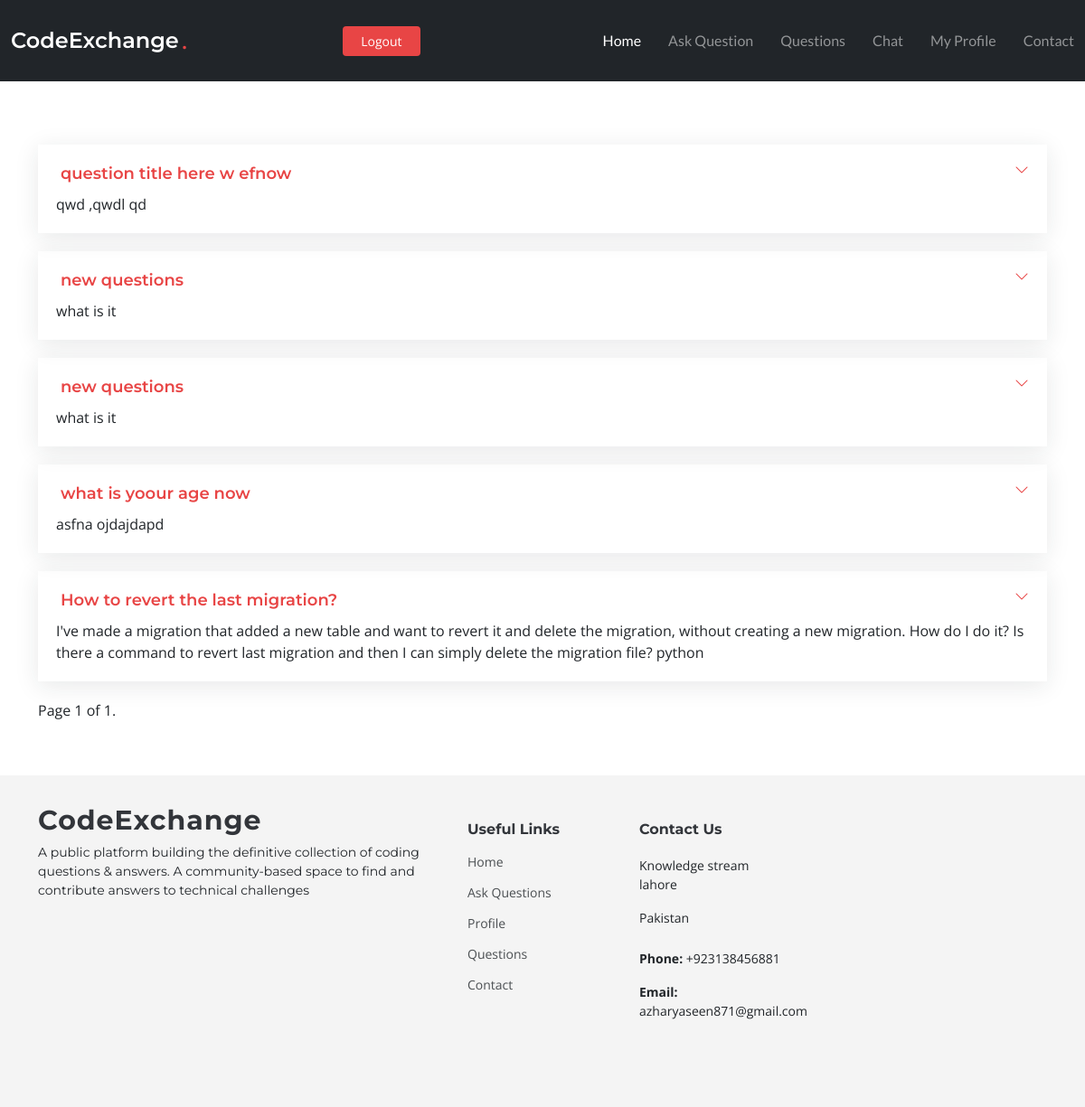
The page /questions/ (signed in) on the database as committed earlier.
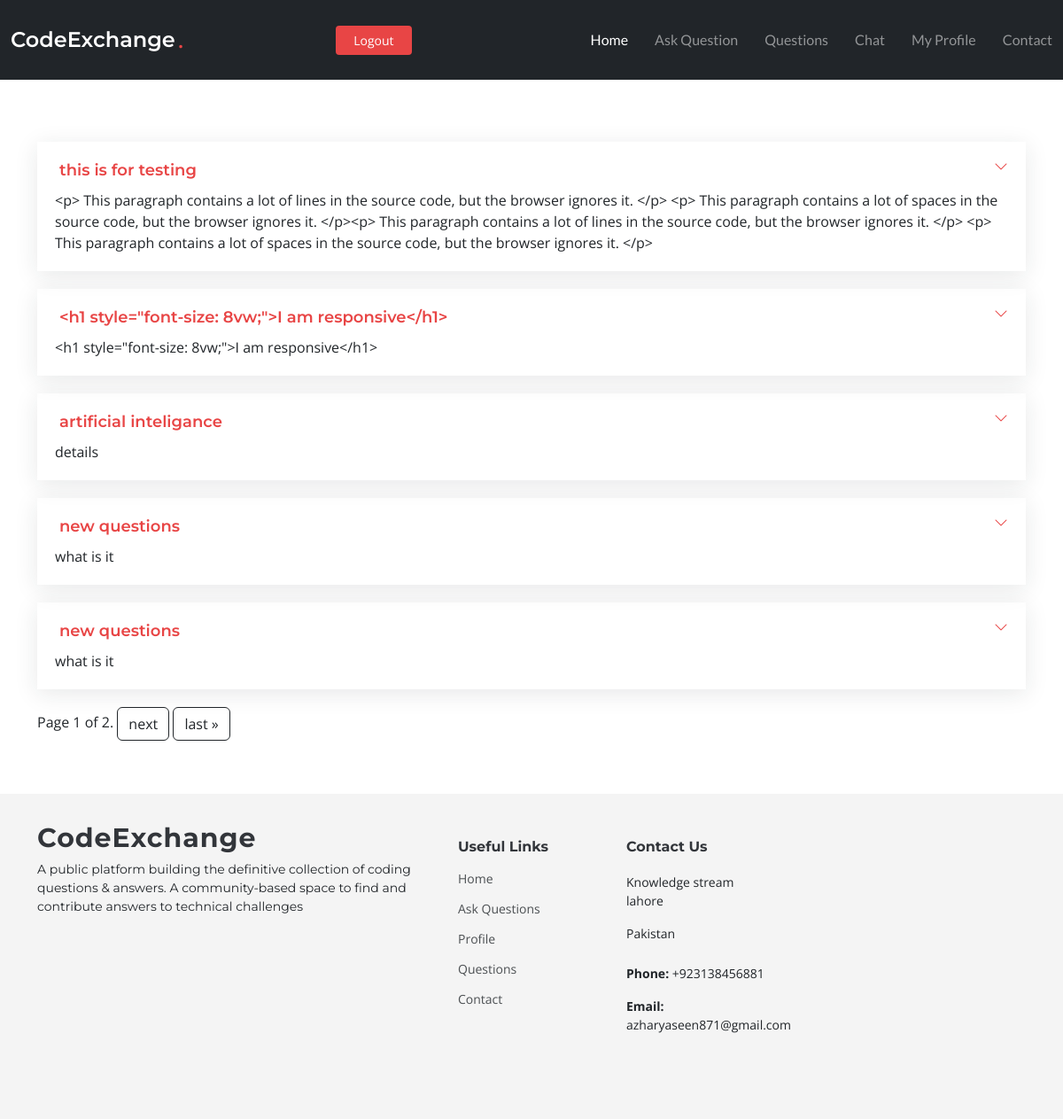
The same page on the database as committed later.
### app/models.py (models this page shows, shortened)
class Questions(models.Model):
    user = models.ForeignKey(User, on_delete=models.CASCADE)
    title = models.CharField(max_length=1000)
    content = HTMLField()
    likes = models.ManyToManyField(User, related_name='like')
    date_created = models.DateTimeField(default=timezone.now)
    image = models.ImageField(upload_to='question_pic', blank=True, null=True)

### app/views.py (the view)
# urls.py: path('questions/',views.questions,name='questions'),
@login_required(login_url='login')
def questions(request):
    question = Questions.objects.all().order_by('-date_created')
    paginator = Paginator(question, 5)
    page_number = request.GET.get("page")
    page_obj = paginator.get_page(page_number)
    return render (request,'app/questions.html', { 'question':question ,'page_obj': page_obj})

### app/templates/app/questions.html (shortened to what this page needs)
{% extends 'base.html' %}
{% block content %}
  <section id="faq" class="faq">
    <div class="container" style="margin-top: 100px;">
        <div class="" data-aos="fade-up" data-aos-delay="200">
          <div class="faq-container">
            {% for question in page_obj %}
            <div class="faq-item faq-active">
              <a href="{% url 'detail' question.id %}"> <h3> <span>{{ question.title }}</span></h3></a>
              <div class="faq-content">
                <p>{{ question.content }}</p>
              </div>
              <i class="faq-toggle bi bi-chevron-right"></i>
            </div>
            {% endfor %}
                     {% include "app/includes/paginator.html" %}
          </div>
        </div>
      </div>
  </section>
{% endblock content %}

Rows that differ between the two databases and show on the page:
removed Questions: title "question title here w efnow", content "qwd ,qwdl qd"
no longer on this page (row unchanged): Questions: title "what is yoour age now", content "asfna ojdajdapd"
no longer on this page (row unchanged): Questions: title "How to revert the last migration?", content "I've made a migration that added a new table and want to revert it and delete the migration, without creating a new migration. How do I do it? Is there a command to revert last migration and then I can simply delete the migration file? python"
added Questions: title "this is for testing", content "<p> This paragraph contains a lot of lines in the source code, but the browser ignores it. </p> <p> This paragraph contains a lot of spaces in the source code, but the browser ignores it. </p><p> This paragraph contains a lot of lines in the source code, but the browser ignores it. </p> <p> This paragraph contains a lot of spaces in the source code, but the browser ignores it. </p>"
added Questions: title "<h1 style=\"font-size: 8vw;\">I am responsive</h1>", content "<h1 style=\"font-size: 8vw;\">I am responsive</h1>"
added Questions: title "artificial inteligance", content "details"
Other text that changed with them:
{{ page_obj.paginator.num_pages }}: "1" → "2"
text now shown: "next last »"
